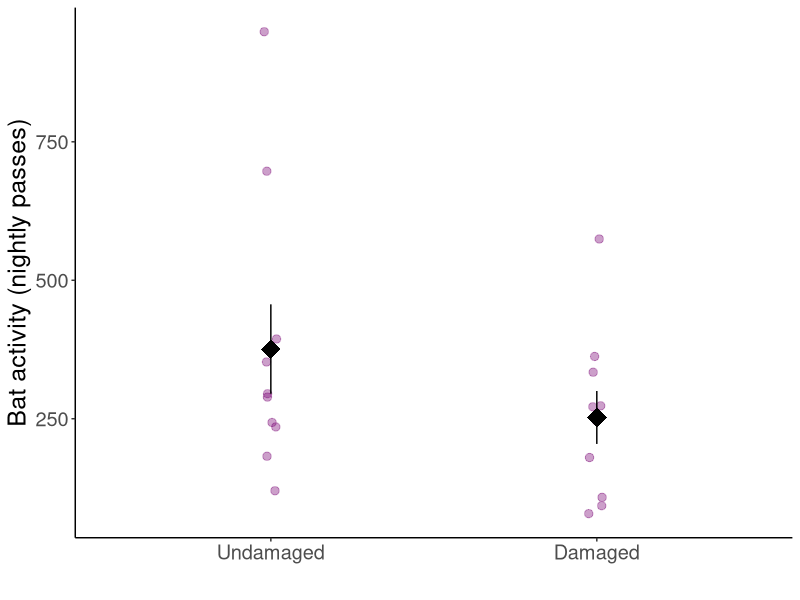
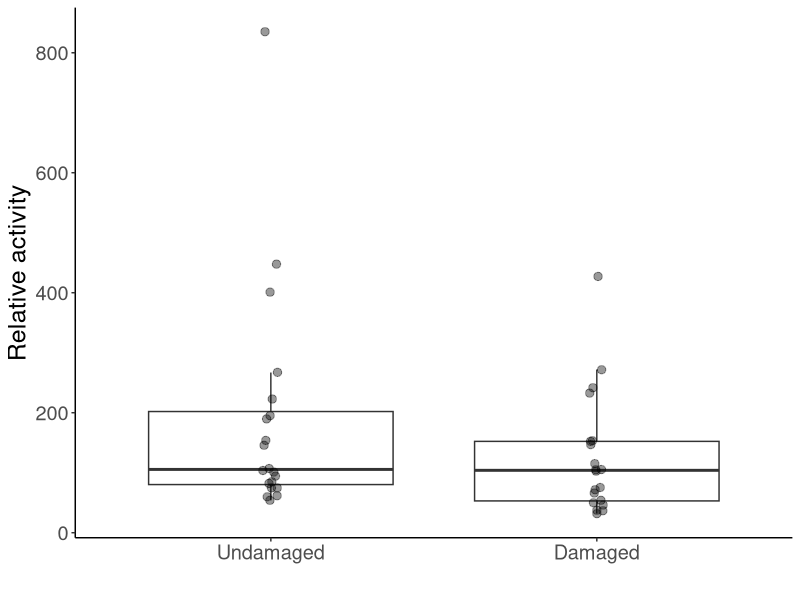
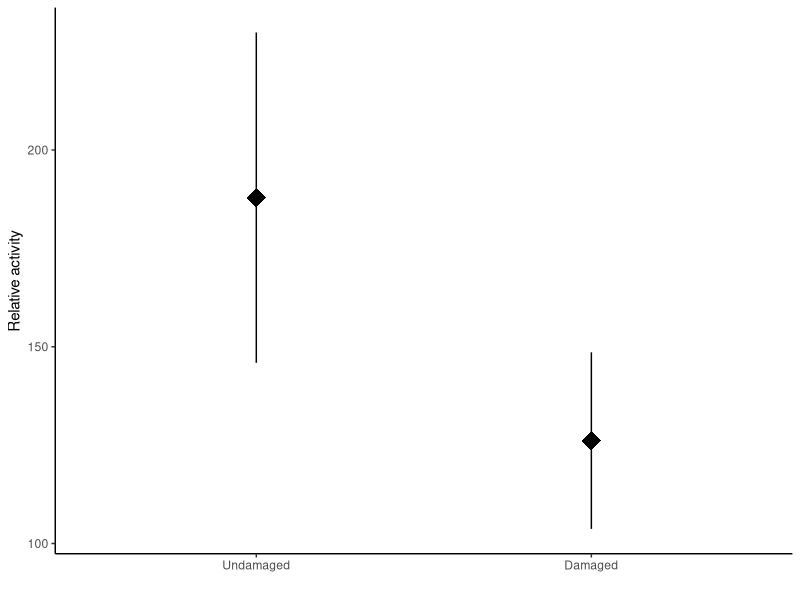
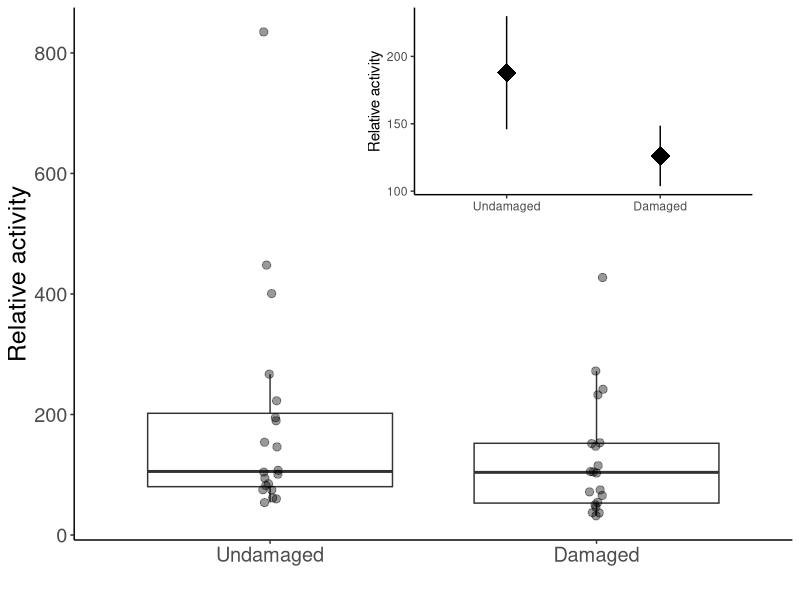
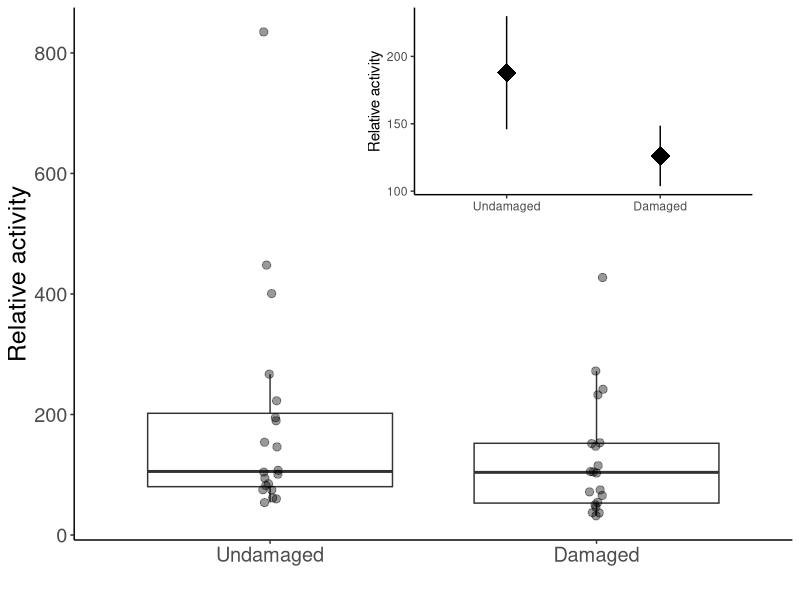

Reproduce these figures in R, in order. (Note: this script raises an error after producing the figures.)
#Load libraries
library(ggplot2)
library(lme4)
library(viridis)
library(car)
library(emmeans)
library(multcomp)
library(dplyr)
library(plyr)
library(tidyr)
library(cowplot)

# Data import and cleaning ------------------------------------------------

#SUMMARY DATA----
plant <- read.csv(file="plant_sum_noTABR.csv",head=TRUE)
plant[, 3:11][is.na(plant[, 3:11])] <- 0

##Gathering data — compounds from col to rows
plant1<-plant %>% gather(sp, activity, EPTFUS:NOID)
plant1$sp<-as.factor(plant1$sp)
levels(plant1$sp)
plant1<-aggregate(activity ~ treatment + sp + trial + jdate, dat=plant1, FUN=sum)

plant10<-aggregate(activity ~ treatment + trial + jdate, dat=plant1, FUN=sum)


#Test for overdispersion function
overdisp_fun <- function(model) {
	rdf <- df.residual(model)
	rp <- residuals(model,type="pearson")
	Pearson.chisq <- sum(rp^2)
	prat <- Pearson.chisq/rdf
	pval <- pchisq(Pearson.chisq, df=rdf, lower.tail=FALSE)
	c(chisq=Pearson.chisq,ratio=prat,rdf=rdf,p=pval)
}

test<-glmer(activity~treatment+(1|trial), dat = plant10, family=poisson)
summary(test)
overdisp_fun(test)#overdispersed
#poisson distribution model=overdispersed with non-normal residuals,
#so fitting data to negative binomial 

#negative binomial model
mod.plant<-glmer.nb(activity~treatment+(1|trial), dat = plant10)
Anova(mod.plant)
#chisq=2.4452, p=0.1179


plant10.tab <- ddply(plant10, c("treatment"), summarise,
					 N    = length(activity),
					 mean = mean(activity),
					 sd   = sd(activity),
					 se   = sd / sqrt(N))
plant10.tab


#paired t-test
plant11<-spread(data=plant10, treatment, activity)
t.test(plant11$D, plant11$U, paired = T)#t=-1.37,df=4,p=0.24


ggplot(data=plant10, aes(x=treatment, y=activity))+ 
	geom_point(position=position_jitter(width = 0.025), alpha=0.4, size=2.5, color="#810f7c")+
	theme_classic()+
	labs(x=" ", y="Bat activity (nightly passes)")+
	theme(text = element_text(size=18))+
	scale_x_discrete(limits=c("U", "D"),
					 labels=c("Undamaged", "Damaged"))+
	stat_summary(fun.data = "mean_se", size=1.5, shape="diamond")

##GROUPING SPP WITH SIMILAR CALLS----
{plant2<-plant1
plant2$sp=as.character(plant2$sp)
plant2$sp[plant2$sp=="EPTFUS"]="EPFU/LANO"
plant2$sp[plant2$sp=="LASNOC"]="EPFU/LANO"
plant2$sp[plant2$sp=="LASBOR"]="LABO/LASE"
plant2$sp[plant2$sp=="LASSEM"]="LABO/LASE"
plant2$sp[plant2$sp=="LASCIN"]="Other spp."
plant2$sp[plant2$sp=="MYOLUC"]="Other spp."
plant2$sp[plant2$sp=="PERSUB"]="Other spp."
plant2$sp[plant2$sp=="NOID"]="No ID"
plant2$sp[plant2$sp=="NYCHUM"]="Other spp."
}

plant3<-aggregate(activity ~ treatment + sp + trial, dat=plant2, FUN=sum)
plant3$log.act<-log(plant3$activity)

test3<-glmer(activity~treatment*sp+(1|trial), dat = plant3,family=poisson)
summary(test3)
overdisp_fun(test3)#overdispersed
shapiro.test(resid(test3))#normal

mod.p<-glmer.nb(activity~treatment*sp+(1|trial), dat = plant3)
Anova(mod.p)
#treatment chi=2.9491 p=0.08592, sp chi=31.6798 p<0.0001, interaxn chi=1.0503 p=0.59146

#contrasts
p1<-emmeans(mod.p,pairwise~sp, type="response")
cld(p1$emmeans,  Letters ='abcde')
#LABO/LASE & Other a, EPFU/LANO & NoID b

plant3.tab <- ddply(plant3, c("sp"), summarise,
					   N    = length(activity),
					   mean = mean(activity),
					   sd   = sd(activity),
					   se   = sd / sqrt(N))
plant3.tab
#(Other-LABO)/LABO
(283.6-82.0)/82.0
#2.46

#(EPFU/LANO-LABO)/LABO
(262.5-82.0)/82.0
#2.2

#LABO/LASE were 2.2 and 2.5 less active compared to EPFU/LANO and other bat species

plant3.n <- ddply(plant3, c("trial"), summarise,
					N    = length(activity),
					mean = mean(activity),
					sd   = sd(activity),
					se   = sd / sqrt(N))
plant3.n

##REMOVING NO IDS----
plant5<-plant1[plant1$sp != "NOID", ]  

{plant4<-plant5
	plant4$sp=as.character(plant4$sp)
	plant4$sp[plant4$sp=="EPTFUS"]="EPFU/LANO"
	plant4$sp[plant4$sp=="LASNOC"]="EPFU/LANO"
	plant4$sp[plant4$sp=="LASBOR"]="LABO/LASE"
	plant4$sp[plant4$sp=="LASSEM"]="LABO/LASE"
	plant4$sp[plant4$sp=="LASCIN"]="Other bat spp."
	plant4$sp[plant4$sp=="MYOLUC"]="Other bat spp."
	plant4$sp[plant4$sp=="PERSUB"]="Other bat spp."
	plant4$sp[plant4$sp=="NYCHUM"]="Other bat spp."
}


test2<-glmer(activity~treatment*sp+(1|trial), dat = plant4,family=poisson)
summary(test2)
shapiro.test(resid(test2))#non-normal, overdispersed

mod.p2<-glmer.nb(activity~treatment*sp+(1|trial), dat = plant4)
Anova(mod.p2)
#treatment p=0.22, sp p<0.001, interaxn p=0.67

#contrasts
p2<-emmeans(mod.p2,pairwise~sp, type="response")
cld(p2$emmeans,  Letters ='abcde')
#Other spp. a, LABO/LASE b, EPFU/LANO c

plant4.tab <- ddply(plant4, c("sp"), summarise,
					N    = length(activity),
					mean = mean(activity),
					sd   = sd(activity),
					se   = sd / sqrt(N))
plant4.tab
#(EPFU/LANO-Other)/other
(131.25-18.15)/18.15
#6.23, EPFU/LANO were 623% more active than Other spp.

#(EPFU/LANO-LABO)/LABO
(131.25-41)/41
#2.2, EPFU/LANO were 220% more active than LABO/LASE


##ONLY EPFU/LABO----
brown <- plant2[which(plant2$sp== 'EPFU/LANO'),]

test3<-glmer(activity~treatment+(1|trial), dat = brown,family=poisson)
shapiro.test(resid(test3))#normal
summary(test3)

mod.brown<-glmer.nb(activity~treatment+(1|trial), dat = brown)
Anova(mod.brown)
#treatment p=0.20

#GRAPHS----

#main graph (boxplots w/ data points)
plant.plot1<-ggplot(data=plant3, aes(x=treatment, y=activity))+ 
	geom_boxplot(outlier.shape = NA)+
	geom_point(position=position_jitter(width = 0.025), alpha=0.4, size=2.5)+
	theme_classic()+
	labs(x=" ", y="Relative activity")+
	theme(text = element_text(size=18))+
	scale_x_discrete(limits=c("U", "D"),
					 labels=c("Undamaged", "Damaged"))
plant.plot1

#small graph (means and SEs)
plant.small<-ggplot(data=plant3, aes(x=treatment, y=activity))+ 
	theme_classic()+
	labs(x=" ", y="Relative activity")+
	stat_summary(fun.data = "mean_se", size=1.5, shape="diamond")+
	scale_x_discrete(limits=c("U", "D"),
					 labels=c("Undamaged", "Damaged"))
plant.small

#graph with inlay
plant.with.inset <-
	ggdraw() +
	draw_plot(plant.plot1) +
	draw_plot(plant.small, x = 0.45, y = .6, width = .5, height = .4)
plant.with.inset

ggsave(filename = "plant.png", 
	   plot = plant.with.inset,
	   width = 17, 
	   height = 12,
	   units = "cm",
	   dpi = 300)

#species graph
ggplot(data=plant3, aes(x=sp, y=activity))+ 
	geom_boxplot(outlier.shape = NA)+
	geom_point(position=position_jitter(width = 0.025), alpha=0.4, size=2.5, aes(color=sp))+
	theme_classic()+
	labs(x=" ", y="Relative activity", title="Plant trials")+
	theme(text = element_text(size=20), legend.position = "none")+
	stat_summary(geom = 'text', label = c("b","a","b"),
				 fun = max, vjust = -0.8, size=5.5)+
	scale_y_continuous(limits = c(0,900))

#log transformed main graph (boxplots w/ data points)
plant.plot.log<-ggplot(data=plant3, aes(x=treatment, y=log.act))+ 
	geom_boxplot(outlier.shape = NA)+
	geom_point(position=position_jitter(width = 0.025), alpha=0.4, size=2.5)+
	theme_classic()+
	labs(x=" ", y="Relative activity (log)")+
	theme(text = element_text(size=18))+
	scale_x_discrete(limits=c("U", "D"),
					 labels=c("Undamaged", "Damaged"))
plant.plot.log

#log-transformed species plot
ggplot(data=plant3, aes(x=sp, y=log.act))+ 
	geom_boxplot(outlier.shape = NA)+
	geom_point(position=position_jitter(width = 0.025), alpha=0.4, size=2.5, aes(color=sp))+
	theme_classic()+
	labs(x=" ", y="Relative activity", title="Plant trials")+
	theme(text = element_text(size=20), legend.position = "none")+
	stat_summary(geom = 'text', label = c("b","a","b","a"),
				 fun = max, vjust = -0.8, size=5.5)+
	scale_y_continuous(limits = c(4,8))

#NO NOID GRAPH----
ggplot(data=plant4, aes(x=treatment, y=activity))+ 
	geom_boxplot(outlier.shape = NA)+
	geom_point(position=position_jitter(width = 0.025), alpha=0.4, size=2.5, aes(color=sp))+
	theme_classic()+
	labs(x=" ", y="Relative activity",
		 title = "Plant trials, excluding NoIDs")+
	theme(text = element_text(size=15), legend.title = )+
	scale_x_discrete(labels=c("Damaged", "Undamaged"))

ggplot(data=plant4, aes(x=sp, y=activity))+ 
	geom_boxplot(outlier.shape = NA)+
	geom_point(position=position_jitter(width = 0.025), alpha=0.4, size=2.5, aes(color=sp))+
	theme_classic()+
	labs(x=" ", y="Relative activity", title="Plant trials, excluding NoIDs")+
	theme(text = element_text(size=16), legend.position = "none")+
	stat_summary(geom = 'text', label = c("c","b","a"),
				 fun = max, vjust = -0.8, size=5.5)+
	scale_y_continuous(limits = c(0,900))

#BIG BROWN GRAPH----
ggplot(data=brown, aes(x=treatment, y=activity))+ 
	geom_boxplot(outlier.shape = NA)+
	geom_point(position=position_jitter(width = 0.025), alpha=0.4, size=2.5)+
	stat_summary(fun.data = "mean_se", colour="red", size=1.5, shape="diamond")+
	theme_classic()+
	labs(x=" ", y="Relative activity",
		 title = "EPFU/LANO only, plant trials")+
	theme(text = element_text(size=15), legend.title = )+
	scale_color_viridis(discrete = T, option = "D")+
	scale_x_discrete(labels=c("Damaged", "Undamaged"))
